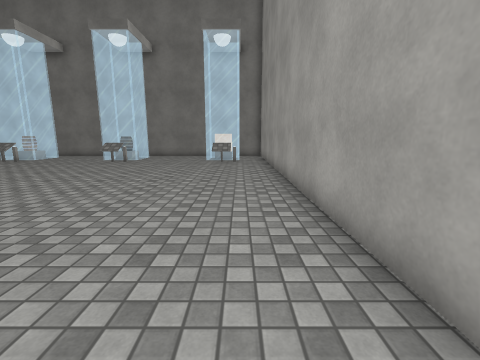
[1] (above)

16 first-person views from a walk through a Unity game level. The camera is 1.3 m above the floor, tilts 10° down and sees 90° across. The floor is counted in squares, 1 m on a side. Each view is taken from the middle of a square. On the plan, view 1 faces up. The plan holds only what a view shows up to about 12 squares ahead; the rest is blank. Some surface patterns are stand-ins.

[2]
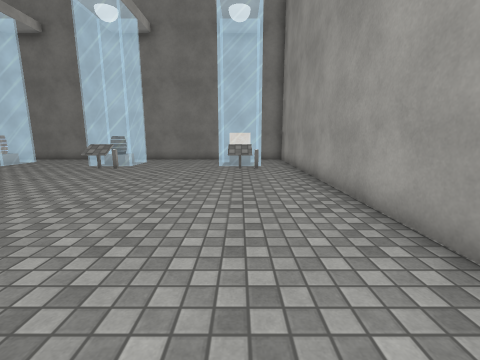

[3]
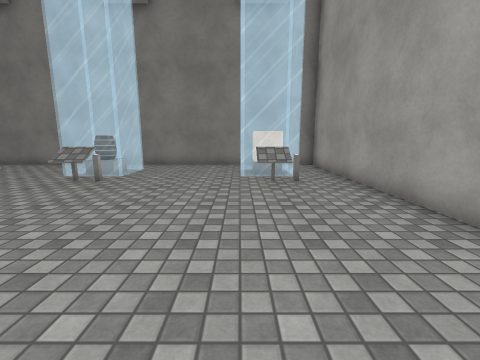

[4]
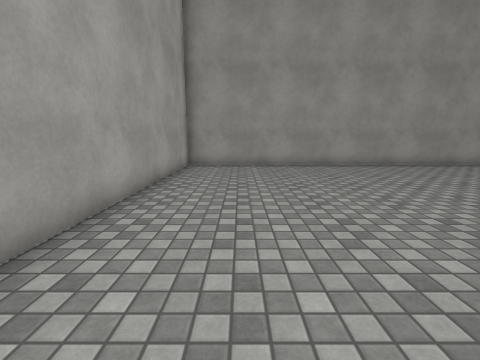

[5]
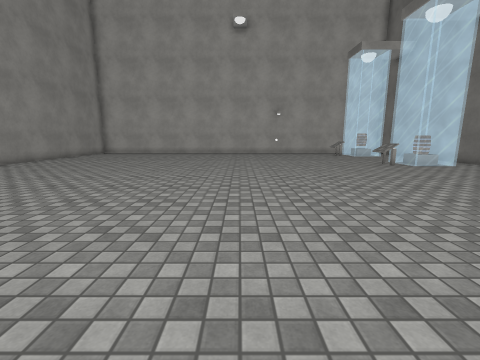

[6]
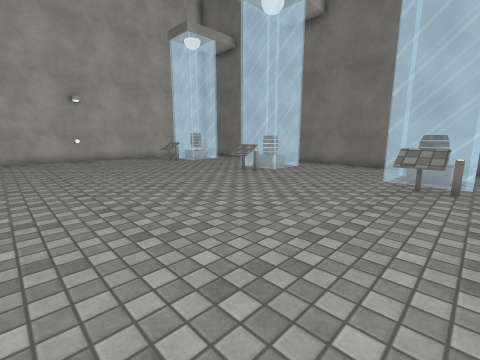

[7]
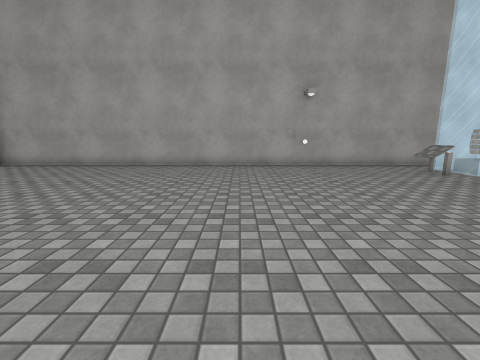

[8]
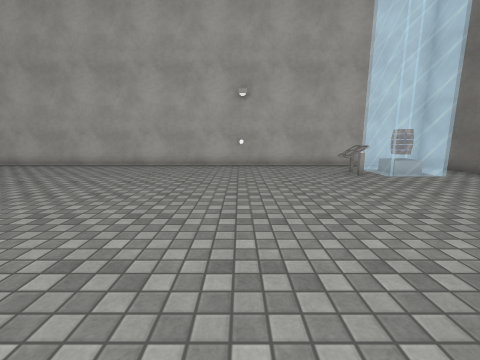

[9]
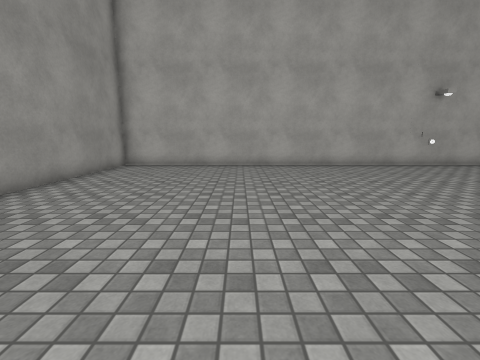

[10]
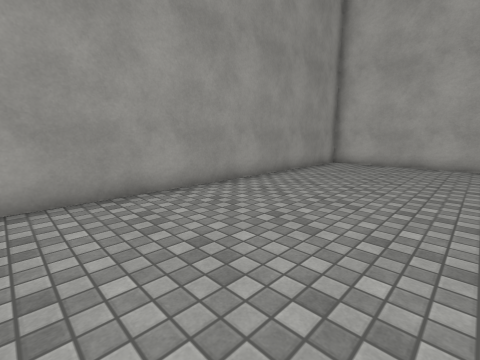

[11]
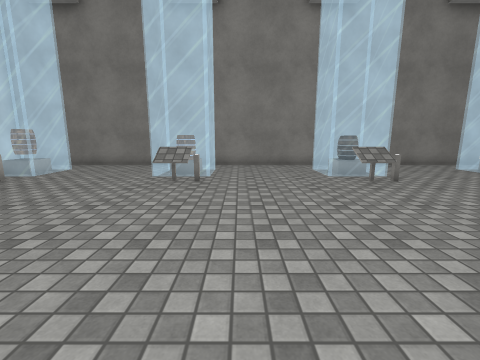

[12]
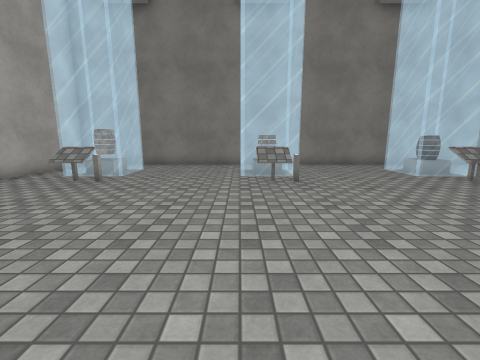

[13]
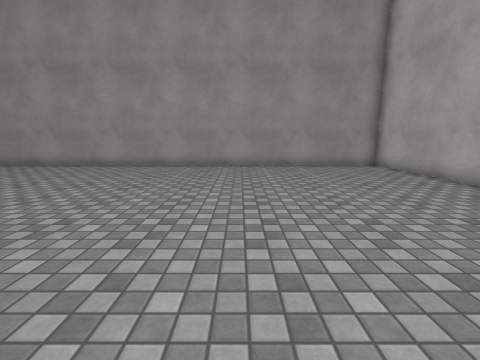

[14]
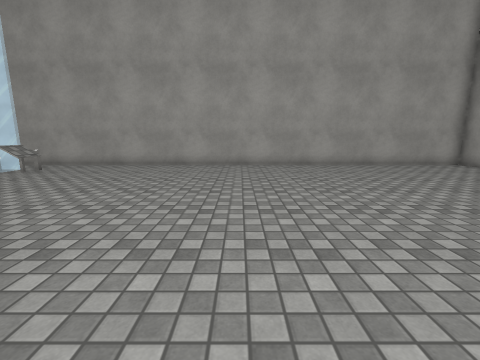

[15]
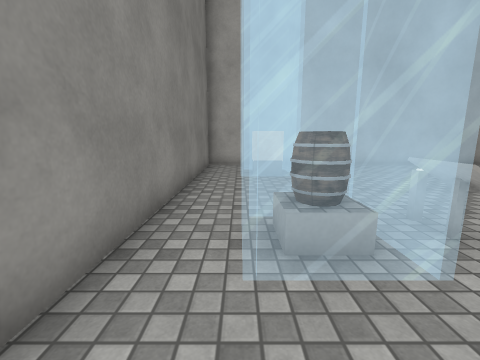

[16]
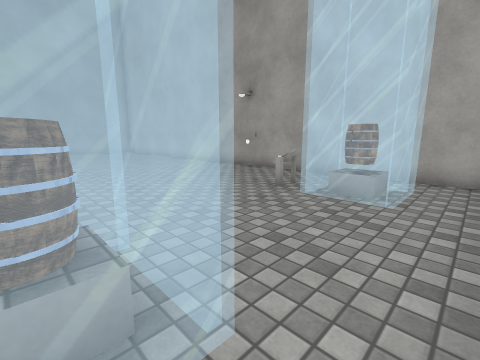

### Floor plan
Key: @ floor where view 1 was taken; # wall or solid block; . floor; = window, fence, low wall or low ledge; O other object.
Columns run from 22 left of view 1 to 2 right of it. Each row starts with its distance up from view 1.
 18 #########################
 17 #.......................#
 16 #.===...=O=...===...===.#
 15 #.=O=...OOO...=O=...=O=.#
 14 #.===...=O=...===...===.#
 13 #..OO....OO....OO....OO.#
 12 #.......................#
 11 #.......................#
 10 #.......................#
  9 #.......................#
  8 #.......................#
  7 #.......................#
  6 #.......................#
  5 #.......................#
  4 #.......................#
  3 #.......................#
  2 #.......................#
  1 #.......................#
  0 #.....................@.#
 -1 #.......................#
 -2 #.......................#
 -3 #.......................#
 -4 #.......................#
 -5 #.......................#
 -6 #########################

Where each view was taken, in squares from view 1:
view 1: 0 up, 0 right, facing up
view 2: 3 up, 1 left, facing up
view 3: 6 up, 2 left, facing up
view 4: 6 up, 1 left, facing down
view 5: 6 up, 1 left, facing left
view 6: 6 up, 6 left, facing up-left
view 7: 6 up, 10 left, facing left
view 8: 9 up, 10 left, facing left
view 9: 0 up, 10 left, facing left
view 10: 0 up, 9 left, facing down-left
view 11: 6 up, 11 left, facing up
view 12: 6 up, 14 left, facing up
view 13: 6 up, 15 left, facing down
view 14: 5 up, 10 left, facing right
view 15: 16 up, 10 left, facing right
view 16: 17 up, 13 left, facing down-left
